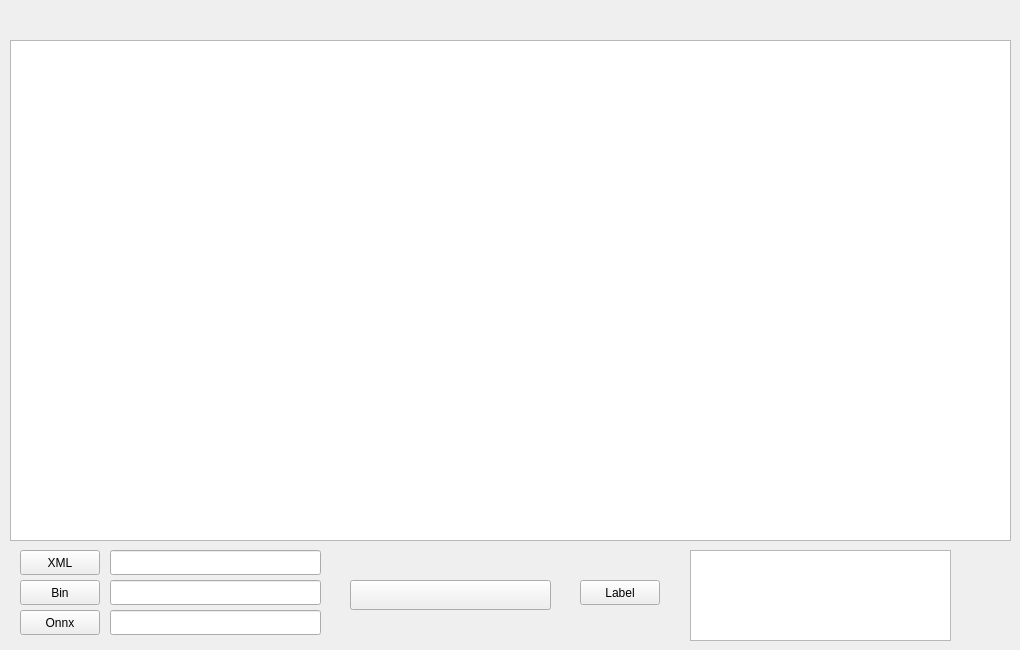
      <widget class="QWidget" name="page_45">
       <widget class="QPushButton" name="pb_gnAI">
        <property name="geometry">
         <rect>
          <x>350</x>
          <y>580</y>
          <width>201</width>
          <height>30</height>
         </rect>
        </property>
        <property name="text">
         <string/>
        </property>
       </widget>
       <widget class="MyQGraphicsView" name="graphicsView_45">
        <property name="geometry">
         <rect>
          <x>10</x>
          <y>40</y>
          <width>1001</width>
          <height>501</height>
         </rect>
        </property>
       </widget>
       <widget class="QLineEdit" name="xml_lineEdit">
        <property name="geometry">
         <rect>
          <x>110</x>
          <y>550</y>
          <width>211</width>
          <height>25</height>
         </rect>
        </property>
       </widget>
       <widget class="QPushButton" name="pushButton_xml">
        <property name="geometry">
         <rect>
          <x>20</x>
          <y>550</y>
          <width>80</width>
          <height>25</height>
         </rect>
        </property>
        <property name="text">
         <string>XML</string>
        </property>
       </widget>
       <widget class="QPushButton" name="pushButton_bin">
        <property name="geometry">
         <rect>
          <x>20</x>
          <y>580</y>
          <width>80</width>
          <height>25</height>
         </rect>
        </property>
        <property name="text">
         <string>Bin</string>
        </property>
       </widget>
       <widget class="QLineEdit" name="bin_lineEdit">
        <property name="geometry">
         <rect>
          <x>110</x>
          <y>580</y>
          <width>211</width>
          <height>25</height>
         </rect>
        </property>
       </widget>
       <widget class="QPushButton" name="pushButton_label">
        <property name="geometry">
         <rect>
          <x>580</x>
          <y>580</y>
          <width>80</width>
          <height>25</height>
         </rect>
        </property>
        <property name="text">
         <string>Label</string>
        </property>
       </widget>
       <widget class="QTextEdit" name="label_textEdit">
        <property name="geometry">
         <rect>
          <x>690</x>
          <y>550</y>
          <width>261</width>
          <height>91</height>
         </rect>
        </property>
       </widget>
       <widget class="QPushButton" name="pushButton_onnx">
        <property name="geometry">
         <rect>
          <x>20</x>
          <y>610</y>
          <width>80</width>
          <height>25</height>
         </rect>
        </property>
        <property name="text">
         <string>Onnx</string>
        </property>
       </widget>
       <widget class="QLineEdit" name="onnx_lineEdit">
        <property name="geometry">
         <rect>
          <x>110</x>
          <y>610</y>
          <width>211</width>
          <height>25</height>
         </rect>
        </property>
       </widget>
      </widget>
